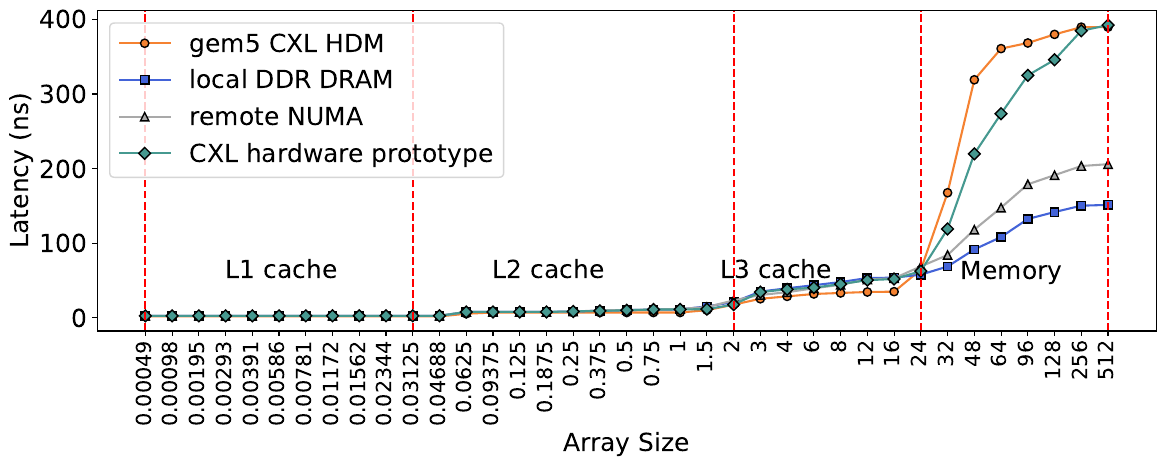

Generate this figure with Python:
import matplotlib.pyplot as plt
import numpy as np

data = {
    "Stride": [0.00049, 0.00098, 0.00195, 0.00293, 0.00391, 0.00586, 0.00781, 0.01172, 0.01562, 0.02344, 0.03125, 0.04688, 0.0625, 0.09375, 0.125, 0.1875, 0.25, 0.375, 0.5, 0.75, 1, 1.5, 2, 3, 4, 6, 8, 12, 16, 24, 32, 48, 64, 96, 128, 256, 512],
    "gem5":  [1.614, 1.614, 1.614, 1.614, 1.614, 1.614, 1.614, 1.614, 1.614, 1.614, 1.597, 1.597, 5.209, 6.841, 6.838, 6.837, 6.836, 6.834, 6.834, 6.834, 6.844, 9.993, 17.426, 25.279, 28.488, 31.723, 33.097, 34.38, 34.806, 64.366, 167.565, 319.095, 360.929, 368.487, 379.989, 389.722, 389.722],
    "local DDR DRAM": [2.386, 2.386, 2.386, 2.386, 2.386, 2.386, 2.386, 2.386, 2.386, 2.386, 2.386, 2.388, 7.635, 7.635, 7.635, 7.635, 8.105, 9.284, 10.031, 10.784, 10.988, 15.084, 20.752, 34.964, 39.361, 43.484, 47.715, 53.108, 53.615, 57.665, 68.575, 91.508, 108.14, 132.336, 141.67, 150.165, 151.265],
    "remote NUMA": [2.386, 2.386, 2.386, 2.386, 2.386, 2.386, 2.386, 2.386, 2.386, 2.386, 2.386, 2.388, 7.635, 7.635, 7.635, 7.635, 8.054, 9.767, 10.081, 10.936, 11.697, 14.065, 23.175, 30.357, 34.085, 39.38, 44.07, 51.142, 52.814, 68.695, 83.986, 117.998, 147.561, 178.835, 191.169, 203.371, 205.881],
    "CXL hardware prototype": [2.386, 2.386, 2.386, 2.386, 2.386, 2.386, 2.386, 2.386, 2.386, 2.386, 2.386, 2.388, 7.635, 7.635, 7.635, 7.635, 8.307, 8.978, 9.879, 10.905, 10.975, 11.382, 17.452, 34.226, 37.999, 40.146, 45.059, 50.233, 51.815, 62.412, 118.92, 219.727, 273.61, 325.039, 345.928, 384.831, 392.488]
}


stride_log10 = [np.log10(i) for i in data["Stride"]]
# plotcolor = Hstray_2plot
stride_log2 = [np.log2(i) for i in data["Stride"]]
print(stride_log2)
plt.figure(figsize=(12, 5))
color = ['#f58231', '#4363d8', '#a9a9a9', '#469990']

# stride_log2 = stride_log2
stride = [-11, -10, -9, -8.4, -8, -7.4, -7, -6.4, -6, -5.4, -5, -4.4, -4, -3.4, -3, -2.4, -2, -1.4, -1, -0.4, 0, 0.6, 1, 1.6, 2 , 2.6, 3, 3.6, 4, 4.6, 5, 5.6, 6, 6.6, 7, 8, 9]

# plt.plot(stride_log2, data["gem5"], marker='o', markeredgecolor="black",label="gem5 CXL HDM", color=color[0])
# plt.plot(stride_log2, data["local DDR DRAM"], marker='s',markeredgecolor="black", label="local DDR DRAM", color=color[1])
# plt.plot(stride_log2, data["remote NUMA"], marker='^', markeredgecolor="black",label="remote NUMA", color=color[2])
# plt.plot(stride_log2, data["CXL hardware prototype"], marker='D', markeredgecolor="black", label="CXL hardware prototype", color=color[3])




plt.xlabel("Array Size",fontsize=18)
plt.ylabel("Latency (ns)",fontsize=18)

plt.rcParams.update({'font.size': 18})
# plt.title("Comparison of Latency for Different Memory Types")

# plt.grid(True)

# log2显式
# plt.xticks(np.log2(data["Stride"]), data["Stride"], fontsize=15,rotation=90)
# 等距离显式
distance = [i for i in range(1,len(stride)+1)]
plt.xticks(distance, data["Stride"], fontsize=15,rotation=90)



plt.plot(distance, data["gem5"], marker='o', markeredgecolor="black",label="gem5 CXL HDM", color=color[0])
plt.plot(distance, data["local DDR DRAM"], marker='s',markeredgecolor="black", label="local DDR DRAM", color=color[1])
plt.plot(distance, data["remote NUMA"], marker='^', markeredgecolor="black",label="remote NUMA", color=color[2])
plt.plot(distance, data["CXL hardware prototype"], marker='D', markeredgecolor="black", label="CXL hardware prototype", color=color[3])

plt.axvline(x=distance[0], linestyle='--', color='red')
plt.axvline(x=distance[10], linestyle='--', color='red')
plt.axvline(x=distance[22], linestyle='--', color='red')
plt.axvline(x=distance[29], linestyle='--', color='red')
plt.axvline(x=distance[36], linestyle='--', color='red')

plt.text(4, 52, 'L1 cache', fontsize=18)
plt.text(14, 52, 'L2 cache', fontsize=18)
plt.text(22.5, 52, 'L3 cache', fontsize=18)
plt.text(31.5, 51, 'Memory', fontsize=18)

plt.yticks(fontsize=18)

plt.legend(loc="upper left")
plt.tight_layout()
# plt.tight_layout()
plt.savefig('lmbench_equal.pdf', bbox_inches='tight')
# plt.show()